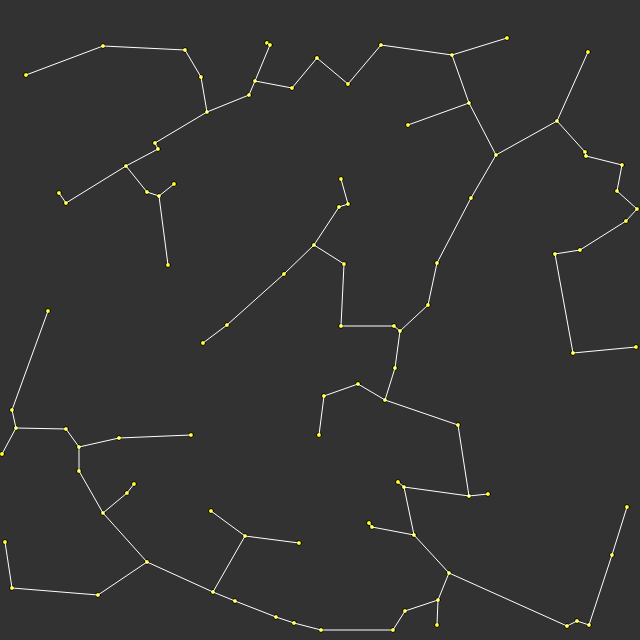
Frame 1 (no input)
Frame 60 (no input): identical to frame 1, image omitted
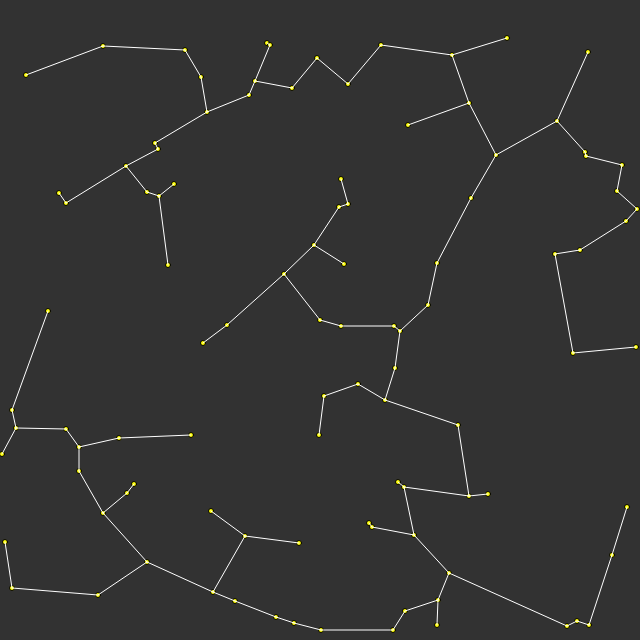
Frame 120 (the mouse pressed at the canvas centre since frame 60)

The p5.js sketch that drew these frames (run headless with seeded random() and noise() and a simulated clock; from frame 60 on, the mouse is pressed at the canvas centre):

// p5.js sketch
// ── sketch.js
let kruskalPath;

function setup(){
	createCanvas(640,640);

	kruskalPath = new KruskalPath();

	setRandomPoints(100);
}

function draw(){
	background(50);

	kruskalPath.showNodes([255,255,0]);
	kruskalPath.showPath(255);
}

function mousePressed(){
	kruskalPath.addNode(mouseX, mouseY);

	kruskalPath.searchPath();
}

function setRandomPoints(n){
	for(let i = 0; i < n; i++){
		let randX = Math.floor(Math.random() * width);
		let randY = Math.floor(Math.random() * height);

		kruskalPath.addNode(randX, randY);
	}

	kruskalPath.searchPath();
}
// ── ConnectionsTable.js
function ConnectionsTable(elements){
	this.table = Array(elements.length).fill().map(e => Array(elements.length).fill(0));
	this.order = elements;
}

ConnectionsTable.prototype.makeConnection = function(element1, element2){
	let indexElement1, indexElement2;

	for(let i = 0; i < this.order.length; i++){
		if(this.order[i] == element1){
			indexElement1 = i;
		}

		if(this.order[i] == element2){
			indexElement2 = i;
		}
	}

	this.table[indexElement1][indexElement2] = 1;
	this.table[indexElement2][indexElement1] = 1;
}

ConnectionsTable.prototype.existsConnection = function(start, end){
	let tableCopy = copyTable(this.table);
	let startIndex = this.findIndexInOrder(start);
	let endIndex = this.findIndexInOrder(end);

	return this.findPath(startIndex, endIndex, tableCopy);
}

ConnectionsTable.prototype.findPath = function(start, end, tableCopy){
	if(this.hasCommonNode(start, end))
		return true;
	
	let childHasConnection = false;

	for(let i = 0; i < tableCopy[start].length; i++){
		if(tableCopy[start][i] == 1){
			tableCopy[start][i] = 0;
			childHasConnection = childHasConnection || this.findPath(i, end, tableCopy);
		}
	}

	return childHasConnection;
}

ConnectionsTable.prototype.hasCommonNode = function(node1, node2){
	for(let i = 0; i < this.table[node1].length; i++){
		if(this.table[node1][i] == 1 && this.table[node2][i] == 1)
			return true;
	}

	return false;
}

ConnectionsTable.prototype.findIndexInOrder = function(element){
	for(let i = 0; i < this.order.length; i++){
		if(this.order[i] == element)
			return i;
	}

	return null;
}

function copyTable(table){
	let copy = Array(table.length).fill();

	for(let i = 0; i < copy.length; i++)
		copy[i] = table[i].slice();

	return copy;
}
// ── KruskalPath.js
function KruskalPath(){
	this.nodes = [];
	this.path = [];
	this.connectionsTable;
}

KruskalPath.prototype.addNode = function(x, y){
	this.nodes.push({
		x : x,
		y : y
	});

	this.setNodes();
}

KruskalPath.prototype.setNodes = function(){
	this.connectionsTable = new ConnectionsTable(this.nodes);
}

KruskalPath.prototype.searchPath = function(){
	this.path = [];
	let allConnections = this.setAllPossibleConnections();

	allConnections = this.orderAllConnectionsByDistance(allConnections);

	for(let i = 0; i < allConnections.length; i++){
		let nodeBase = allConnections[i][0];
		let nodeOther = allConnections[i][1];

		if(nodeBase != nodeOther){
			if(!this.connectionsTable.existsConnection(nodeBase, nodeOther)){
				this.connectionsTable.makeConnection(nodeBase, nodeOther);

				this.path.push([nodeBase, nodeOther]);
			}
		}
	}
}

KruskalPath.prototype.setAllPossibleConnections = function(){
	let allConnections = Array(Math.pow(this.nodes.length, 2)).fill();

	for(let i = 0; i < this.nodes.length; i++){
		for(let j = 0; j < this.nodes.length; j++){
			let distance = distPoints(this.nodes[i], this.nodes[j], true);
			allConnections[i*this.nodes.length + j] = [this.nodes[i], this.nodes[j], distance];
		}
	}

	return allConnections;
}

KruskalPath.prototype.orderAllConnectionsByDistance = function(arr){
	if(arr.length <= 1)
		return arr;

	let middle = arr.pop();

	return [
		...this.orderAllConnectionsByDistance(arr.filter(e => e[2] <= middle[2])),
		middle,
		...this.orderAllConnectionsByDistance(arr.filter(e => e[2] > middle[2]))
	];
}

KruskalPath.prototype.showPath = function(color){
	this.path.forEach(e => {
		linePointToPoint(e[0], e[1], color);
	});
}

KruskalPath.prototype.showNodes = function(color){
	push();
	if(color)
		fill(color);

	this.nodes.forEach(e => ellipse(e.x, e.y, 5));
	pop();
}

function linePointToPoint(point1, point2, color){
	push();
	if(color)
		stroke(color);

	line(point1.x, point1.y, point2.x, point2.y);
	pop();
}

function distPoints(point1, point2, doSqrt){
	let xDiff = point1.x - point2.x;
	let yDiff = point1.y - point2.y;
	let dist = Math.pow(xDiff, 2) + Math.pow(yDiff, 2);

	if(doSqrt)
		return Math.sqrt(dist);

	return dist;
}
